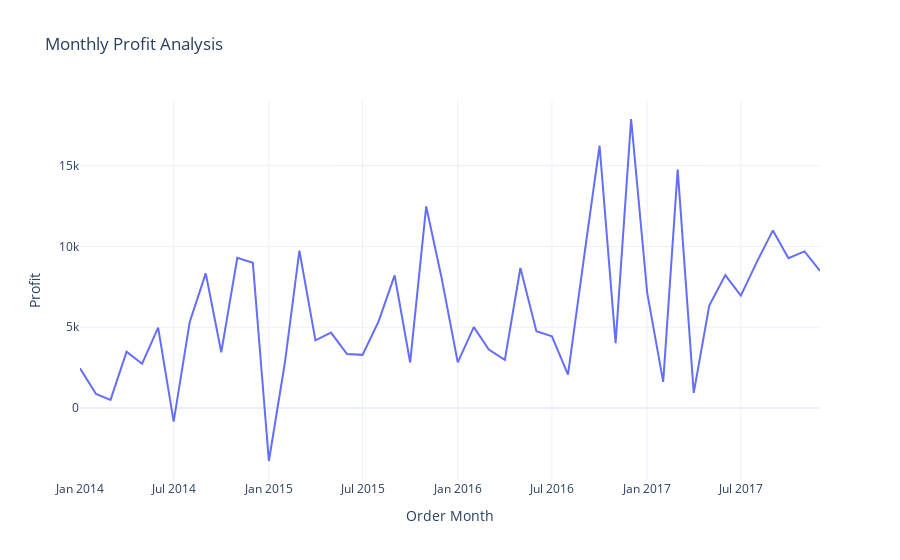

The notebook cell this image was saved under:
### Code cell
profit_by_month = data.groupby('Order Month')['Profit'].sum().reset_index()
fig = px.line(profit_by_month, 
              x='Order Month', 
              y='Profit', 
              title='Monthly Profit Analysis')
fig.show()

### Figure 1 — Plotly figure (JSON) as saved in the notebook; plotly's stock layout.template omitted (floating-point values rounded to 4 significant figures)
{"data": [{"hovertemplate": "Order Month=%{x}<br>Profit=%{y}<extra></extra>", "legendgroup": "", "line": {"color": "#636efa", "dash": "solid"}, "marker": {"symbol": "circle"}, "mode": "lines", "name": "", "orientation": "v", "showlegend": false, "type": "scatter", "x": ["2014-01", "2014-02", "2014-03", "2014-04", "2014-05", "2014-06", "2014-07", "2014-08", "2014-09", "2014-10", "2014-11", "2014-12", "2015-01", "2015-02", "2015-03", "2015-04", "2015-05", "2015-06", "2015-07", "2015-08", "2015-09", "2015-10", "2015-11", "2015-12", "2016-01", "2016-02", "2016-03", "2016-04", "2016-05", "2016-06", "2016-07", "2016-08", "2016-09", "2016-10", "2016-11", "2016-12", "2017-01", "2017-02", "2017-03", "2017-04", "2017-05", "2017-06", "2017-07", "2017-08", "2017-09", "2017-10", "2017-11", "2017-12"], "xaxis": "x", "y": [2450.0, 862.3, 498.7, 3489.0, 2739.0, 4977.0, -841.5, 5318.0, 8328.0, 3448.0, 9292.0, 8984.0, -3281.0, 2814.0, 9732.0, 4187.0, 4668.0, 3336.0, 3289.0, 5356.0, 8209.0, 2817.0, 12470.0, 8017.0, 2825.0, 5005.0, 3612.0, 2978.0, 8662.0, 4750.0, 4433.0, 2062.0, 9329.0, 16240.0, 4011.0, 17890.0, 7140.0, 1614.0, 14750.0, 933.3, 6343.0, 8223.0, 6953.0, 9041.0, 10990.0, 9275.0, 9690.0, 8483.0], "yaxis": "y"}], "layout": {"legend": {"tracegroupgap": 0}, "title": {"text": "Monthly Profit Analysis"}, "xaxis": {"anchor": "y", "domain": [0, 1], "title": {"text": "Order Month"}}, "yaxis": {"anchor": "x", "domain": [0, 1], "title": {"text": "Profit"}}}}
